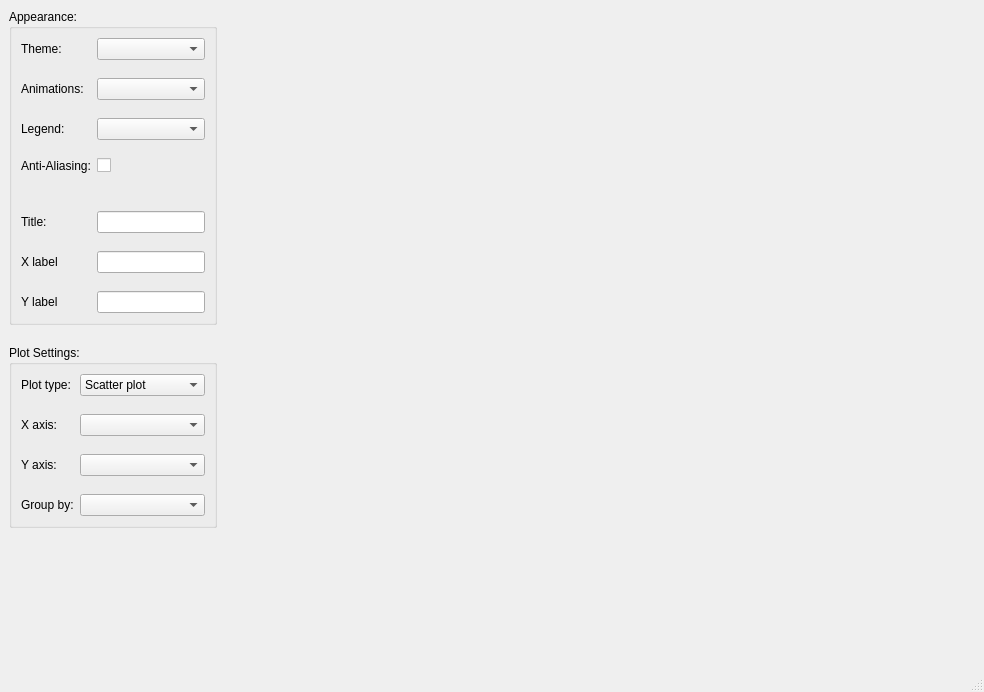
<?xml version="1.0" encoding="UTF-8"?>
<ui version="4.0">
 <class>MainWindow</class>
 <widget class="QMainWindow" name="MainWindow">
  <property name="geometry">
   <rect>
    <x>0</x>
    <y>0</y>
    <width>984</width>
    <height>692</height>
   </rect>
  </property>
  <property name="windowTitle">
   <string>MainWindow</string>
  </property>
  <widget class="QWidget" name="centralwidget">
   <layout class="QFormLayout" name="formLayout">
    <property name="labelAlignment">
     <set>Qt::AlignLeading|Qt::AlignLeft|Qt::AlignVCenter</set>
    </property>
    <item row="0" column="0">
     <layout class="QVBoxLayout" name="verticalLayout">
      <item>
       <widget class="QGroupBox" name="groupBox">
        <property name="title">
         <string>Appearance:</string>
        </property>
        <layout class="QFormLayout" name="formLayout_2">
         <property name="verticalSpacing">
          <number>18</number>
         </property>
         <item row="0" column="0">
          <widget class="QLabel" name="label">
           <property name="text">
            <string>Theme:</string>
           </property>
           <property name="buddy">
            <cstring>themeComboBox</cstring>
           </property>
          </widget>
         </item>
         <item row="0" column="1">
          <widget class="QComboBox" name="themeComboBox"/>
         </item>
         <item row="1" column="0">
          <widget class="QLabel" name="label_2">
           <property name="text">
            <string>Animations:</string>
           </property>
           <property name="buddy">
            <cstring>animationComboBox</cstring>
           </property>
          </widget>
         </item>
         <item row="1" column="1">
          <widget class="QComboBox" name="animationComboBox"/>
         </item>
         <item row="2" column="0">
          <widget class="QLabel" name="label_4">
           <property name="text">
            <string>Legend:</string>
           </property>
           <property name="buddy">
            <cstring>legendComboBox</cstring>
           </property>
          </widget>
         </item>
         <item row="2" column="1">
          <widget class="QComboBox" name="legendComboBox"/>
         </item>
         <item row="3" column="0">
          <widget class="QLabel" name="label_3">
           <property name="text">
            <string>Anti-Aliasing:</string>
           </property>
           <property name="buddy">
            <cstring>anti_aliasingCheckBox</cstring>
           </property>
          </widget>
         </item>
         <item row="3" column="1">
          <widget class="QCheckBox" name="anti_aliasingCheckBox">
           <property name="text">
            <string/>
           </property>
          </widget>
         </item>
         <item row="6" column="0">
          <widget class="QLabel" name="label_9">
           <property name="text">
            <string>X label</string>
           </property>
          </widget>
         </item>
         <item row="6" column="1">
          <widget class="QLineEdit" name="xlabelLineEdit"/>
         </item>
         <item row="7" column="0">
          <widget class="QLabel" name="label_10">
           <property name="text">
            <string>Y label</string>
           </property>
          </widget>
         </item>
         <item row="7" column="1">
          <widget class="QLineEdit" name="ylabelLineEdit"/>
         </item>
         <item row="5" column="0">
          <widget class="QLabel" name="label_8">
           <property name="text">
            <string>Title:</string>
           </property>
          </widget>
         </item>
         <item row="5" column="1">
          <widget class="QLineEdit" name="titleLineEdit"/>
         </item>
         <item row="4" column="1">
          <spacer name="verticalSpacer_3">
           <property name="orientation">
            <enum>Qt::Vertical</enum>
           </property>
           <property name="sizeType">
            <enum>QSizePolicy::Fixed</enum>
           </property>
           <property name="sizeHint" stdset="0">
            <size>
             <width>20</width>
             <height>2</height>
            </size>
           </property>
          </spacer>
         </item>
        </layout>
       </widget>
      </item>
      <item>
       <spacer name="verticalSpacer">
        <property name="orientation">
         <enum>Qt::Vertical</enum>
        </property>
        <property name="sizeType">
         <enum>QSizePolicy::Fixed</enum>
        </property>
        <property name="sizeHint" stdset="0">
         <size>
          <width>20</width>
          <height>14</height>
         </size>
        </property>
       </spacer>
      </item>
      <item>
       <widget class="QGroupBox" name="groupBox_2">
        <property name="title">
         <string>Plot Settings:</string>
        </property>
        <layout class="QFormLayout" name="formLayout_3">
         <property name="verticalSpacing">
          <number>18</number>
         </property>
         <item row="1" column="0">
          <widget class="QLabel" name="label_5">
           <property name="text">
            <string>X axis:</string>
           </property>
          </widget>
         </item>
         <item row="1" column="1">
          <widget class="QComboBox" name="xaxisComboBox"/>
         </item>
         <item row="2" column="0">
          <widget class="QLabel" name="label_6">
           <property name="text">
            <string>Y axis:</string>
           </property>
          </widget>
         </item>
         <item row="2" column="1">
          <widget class="QComboBox" name="yaxisComboBox"/>
         </item>
         <item row="3" column="0">
          <widget class="QLabel" name="label_7">
           <property name="text">
            <string>Group by:</string>
           </property>
          </widget>
         </item>
         <item row="3" column="1">
          <widget class="QComboBox" name="groupbyComboBox"/>
         </item>
         <item row="0" column="0">
          <widget class="QLabel" name="label_12">
           <property name="text">
            <string>Plot type:</string>
           </property>
          </widget>
         </item>
         <item row="0" column="1">
          <widget class="QComboBox" name="plot_typeComboBox">
           <item>
            <property name="text">
             <string>Scatter plot</string>
            </property>
           </item>
           <item>
            <property name="text">
             <string>Bar plot</string>
            </property>
           </item>
           <item>
            <property name="text">
             <string>Line plot</string>
            </property>
           </item>
           <item>
            <property name="text">
             <string>Density plot</string>
            </property>
           </item>
          </widget>
         </item>
        </layout>
       </widget>
      </item>
      <item>
       <spacer name="verticalSpacer_2">
        <property name="orientation">
         <enum>Qt::Vertical</enum>
        </property>
        <property name="sizeHint" stdset="0">
         <size>
          <width>20</width>
          <height>40</height>
         </size>
        </property>
       </spacer>
      </item>
     </layout>
    </item>
   </layout>
  </widget>
  <widget class="QMenuBar" name="menubar">
   <property name="geometry">
    <rect>
     <x>0</x>
     <y>0</y>
     <width>984</width>
     <height>21</height>
    </rect>
   </property>
  </widget>
  <widget class="QStatusBar" name="statusbar"/>
 </widget>
 <resources/>
 <connections/>
</ui>
